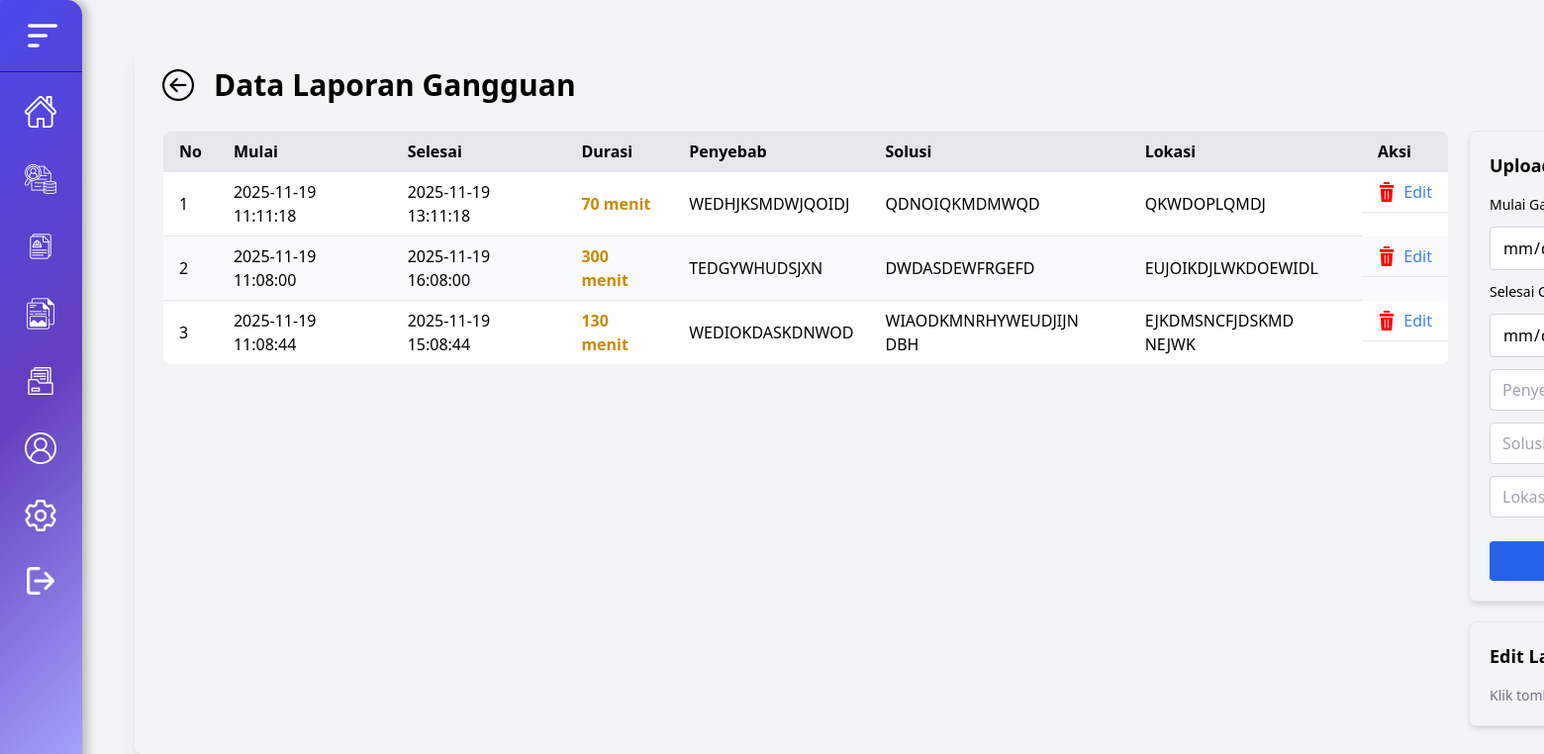
The page /pages/laporan.php on the database its author committed.
### tables this page shows
CREATE TABLE `laporan_gangguan` (
  `id` int NOT NULL,
  `mulai` datetime NOT NULL,
  `selesai` datetime NOT NULL,
  `durasi` int NOT NULL,
  `penyebab` varchar(100) NOT NULL,
  `solusi` varchar(100) NOT NULL,
  `lokasi` varchar(100) NOT NULL
);

### pages/laporan.php (the view, shortened to what this page needs)
<!DOCTYPE html>
<html lang="en">
<head>
  <script src="https://cdn.tailwindcss.com"></script>
</head>
<body class="min-h-screen flex">
  <div id="sidebar" class="sidebar z-10 fixed top-0 left-0 w-24 flex-shrink-0 h-screen text-white shadow-md flex flex-col items-center overflow-hidden transition-all duration-300 ease-in-out
                          bg-[linear-gradient(135deg,_#4949ec_0%,_#643fc0_50%,_#a8abff_100%)]">
    <div class="w-full mb-4 flex justify-center items-center border-b border-gray-800 pl-4 py-4">
      <button id="toggleSidebar" class="flex items-center justify-center w-full">
        <img id="image" src="../assets/iconweb/menu.png" alt="logo" class="w-10 invert brightness-0">
      </button>
    </div>
    <ul class="w-full flex flex-col gap-5 items-start">
      <li class="p-2 pl-5 w-full flex justify-center cursor-pointer sidebar-item
                hover:bg-[#7b61ff33] hover:scale-[1.03] transition-all duration-200 ease-out">
        <a href="dashboard.php" class="flex justify-center">
          <img class="h-8 w-8 invert brightness-0" src="../assets/iconweb/home.png" alt="">
        </a>
      </li>
      <li class="p-2 pl-5 w-full flex justify-center cursor-pointer sidebar-item
                hover:bg-[#7b61ff33] hover:scale-[1.03] transition-all duration-200 ease-out">
        <a href="laporan.php" class="flex justify-center">
          <img class="h-8 w-8 invert brightness-0" src="../assets/iconweb/customer-data.png" alt="">
        </a>
      </li>
      <li class="p-2 pl-5 w-full flex justify-center cursor-pointer sidebar-item
                hover:bg-[#7b61ff33] hover:scale-[1.03] transition-all duration-200 ease-out">
        <a href="penilaian_petugas.php" class="flex justify-center">
          <img class="h-8 w-8 invert brightness-0" src="../assets/iconweb/work.png" alt="">
        </a>
      </li>
      <li class="p-2 pl-5 w-full flex justify-center cursor-pointer sidebar-item
                hover:bg-[#7b61ff33] hover:scale-[1.03] transition-all duration-200 ease-out">
        <a href="material.php" class="flex justify-center">
          <img class="h-8 w-8 invert brightness-0" src="../assets/iconweb/image.png" alt="">
        </a>
      </li>
      <li class="p-2 pl-5 w-full flex justify-center cursor-pointer sidebar-item
                hover:bg-[#7b61ff33] hover:scale-[1.03] transition-all duration-200 ease-out">
        <a href="data_material.php" class="flex justify-center">
          <img class="h-8 w-8 invert brightness-0" src="../assets/iconweb/folder.png" alt="">
        </a>
      </li>
      <li class="p-2 pl-5 w-full flex justify-center cursor-pointer sidebar-item
                hover:bg-[#7b61ff33] hover:scale-[1.03] transition-all duration-200 ease-out">
        <a href="#" class="flex justify-center">
          <img class="h-8 w-8 invert brightness-0" src="../assets/iconweb/user.png" alt="">
        </a>
      </li>
      <li class="p-2 pl-5 w-full flex justify-center cursor-pointer sidebar-item
                hover:bg-[#7b61ff33] hover:scale-[1.03] transition-all duration-200 ease-out">
        <a href="#" class="flex justify-center">
          <img class="h-8 w-8 invert brightness-0" src="../assets/iconweb/setting.png" alt="">
        </a>
      </li>
      <li class="p-2 pl-5 w-full flex justify-center cursor-pointer sidebar-item
                hover:bg-[#7b61ff33] hover:scale-[1.03] transition-all duration-200 ease-out">
        <a href="../config/logout.php" class="flex justify-center">
          <img class="h-7 w-7 invert brightness-0" src="../assets/iconweb/logout.png" alt="">
        </a>
      </li>
    </ul>
  </div>
  <div class="main flex justify-center items-center flex-1 min-h-screen bg-gray-100 pl-24 transition-all duration-300">
    <div class="card shadow-xl rounded-lg m-10 p-7 w-auto h-auto">
      <div class="flex items-center gap-5 mb-7">
        <img class="h-8 w-8" src="../assets/iconweb/back-button.png" alt="">
        <h1 class="text-3xl font-semibold flex items-center">Data Laporan Gangguan</h1>
      </div>
      <div class="content flex gap-5">
        <div class="left flex-1">
          <table class="w-[1300px] border border-gray-300 rounded-lg overflow-hidden">
            <thead>
              <tr class="bg-gray-200 text-left">
                <th class="px-4 py-2 border-b">No</th>
                <th class="px-4 py-2 border-b">Mulai</th>
                <th class="px-4 py-2 border-b">Selesai</th>
                <th class="px-4 py-2 border-b">Durasi</th>
                <th class="px-4 py-2 border-b">Penyebab</th>
                <th class="px-4 py-2 border-b">Solusi</th>
                <th class="px-4 py-2 border-b">Lokasi</th>
                <th class="px-4 py-2 border-b">Aksi</th>
              </tr>
            </thead>
            <tbody>
              <?php
              include '../config/conn.php';
              $sql = "SELECT * FROM laporan_gangguan ORDER BY id DESC";
              $query = mysqli_query($conn, $sql);
              $no = 1;
              while($row = mysqli_fetch_assoc($query)):
              ?>
              <tr class="odd:bg-white even:bg-gray-50 hover:bg-gray-100 cursor-pointer">
                  <td class="px-4 py-2 border-b"><?= $no++ ?></td>
                  <td class="px-4 py-2 border-b"><?= $row['mulai'] ?></td>
                  <td class="px-4 py-2 border-b"><?= $row['selesai'] ?></td>
                  <td class="px-4 py-2 border-b text-yellow-600 font-semibold"><?= $row['durasi'] ?> menit</td>
                  <td class="px-4 py-2 border-b"><?= $row['penyebab'] ?></td>
                  <td class="px-4 py-2 border-b"><?= $row['solusi'] ?></td>
                  <td class="px-4 py-2 border-b"><?= $row['lokasi'] ?></td>
                  <td class="px-4 py-2 border-b flex gap-2 items-center">
                      <a href="delete.php?id=<?= $row['id'] ?>">
                          <img class="w-5 h-5" src="../assets/iconweb/delete.png">
                      </a>
                      <a href="laporan.php?edit_id=<?= $row['id'] ?>" class="text-blue-500 hover:text-blue-700">Edit</a>
                  </td>
              </tr>
              <?php endwhile; ?>
            </tbody>
          </table>
        </div>
        <div class="right flex flex-2 flex-col gap-5">
          <div class="top">
            <div class="shadow-md border rounded-lg p-5 w-[500px]">
              <h2 class="font-semibold text-lg mb-4">Upload Laporan Gangguan</h2>
              <form action="upload.php" method="POST" class="flex flex-col gap-3">
                  <label class="text-sm font-medium">Mulai Gangguan</label>
                  <input type="datetime-local" name="mulai" class="border border-gray-300 rounded px-3 py-2">
                  <label class="text-sm font-medium">Selesai Gangguan</label>
                  <input type="datetime-local" name="selesai" class="border border-gray-300 rounded px-3 py-2">
                  <input type="text" name="penyebab" class="border border-gray-300 rounded px-3 py-2" placeholder="Penyebab">
                  <input type="text" name="solusi" class="border border-gray-300 rounded px-3 py-2" placeholder="Solusi">
                  <input type="text" name="lokasi" class="border border-gray-300 rounded px-3 py-2" placeholder="Lokasi">
                  <button class="mt-3 bg-blue-600 text-white px-5 py-2 rounded hover:bg-blue-700">Upload</button>
              </form>
            </div>
          </div>
          <div class="bot">
            <div class="shadow-md border rounded-lg p-5 w-[500px]">
                <h2 class="font-semibold text-lg mb-4">Edit Laporan Gangguan</h2>
                <?php
                include '../config/conn.php';
                if (isset($_GET['edit_id'])) {
                    $id = $_GET['edit_id'];
                    $query = mysqli_query($conn, "SELECT * FROM laporan_gangguan WHERE id = '$id'");
                    $data = mysqli_fetch_assoc($query);
                } else {
                    $data = null;
                }
                ?>
                <?php if ($data): ?>
                <form method="POST" class="flex flex-col gap-3">
                    <input type="hidden" name="update_id" value="<?= $data['id'] ?>">
                    <input type="datetime-local"
                          name="mulai"
                          value="<?= date('Y-m-d\TH:i', strtotime($data['mulai'])) ?>"
                          placeholder="Mulai Gangguan"
                          class="border px-3 py-2 rounded">
                    <input type="datetime-local"
                          name="selesai"
                          value="<?= date('Y-m-d\TH:i', strtotime($data['selesai'])) ?>"
                          placeholder="Selesai Gangguan"
                          class="border px-3 py-2 rounded">
                    <input type="text"
                          name="penyebab"
                          value="<?= $data['penyebab'] ?>"
                          placeholder="Penyebab gangguan"
                          class="border px-3 py-2 rounded">
                    <input type="text"
                          name="solusi"
                          value="<?= $data['solusi'] ?>"
                          placeholder="Solusi penanganan"
                          class="border px-3 py-2 rounded">
                    <input type="text"
                          name="lokasi"
                          value="<?= $data['lokasi'] ?>"
                          placeholder="Lokasi gangguan"
                          class="border px-3 py-2 rounded">
                    <button name="update_submit" class="bg-blue-600 text-white py-2 rounded">
                        Update
                    </button>
                </form>
                <?php else: ?>
                    <p class="text-gray-500 text-sm">Klik tombol Edit pada data untuk mengubah laporan.</p>
                <?php endif; ?>
            </div>
          </div>
        </div>
      </div>
    </div>
  </div>
</body>
</html>

### pages/laporan.php (style rules this page uses)
#sidebar { box-shadow: 5px 0 10px rgba(0, 0, 0, 0.25); border-radius: 15px; margin-left: -13px; }

### rows shown on the page
laporan_gangguan: mulai "2025-11-19 11:11:18", selesai "2025-11-19 13:11:18", durasi "70", penyebab "WEDHJKSMDWJQOIDJ", solusi "QDNOIQKMDMWQD", lokasi "QKWDOPLQMDJ"
laporan_gangguan: mulai "2025-11-19 11:08:00", selesai "2025-11-19 16:08:00", durasi "300", penyebab "TEDGYWHUDSJXN", solusi "DWDASDEWFRGEFD", lokasi "EUJOIKDJLWKDOEWIDL"
laporan_gangguan: mulai "2025-11-19 11:08:44", selesai "2025-11-19 15:08:44", durasi "130", penyebab "WEDIOKDASKDNWOD", solusi "WIAODKMNRHYWEUDJIJN DBH", lokasi "EJKDMSNCFJDSKMD NEJWK"
